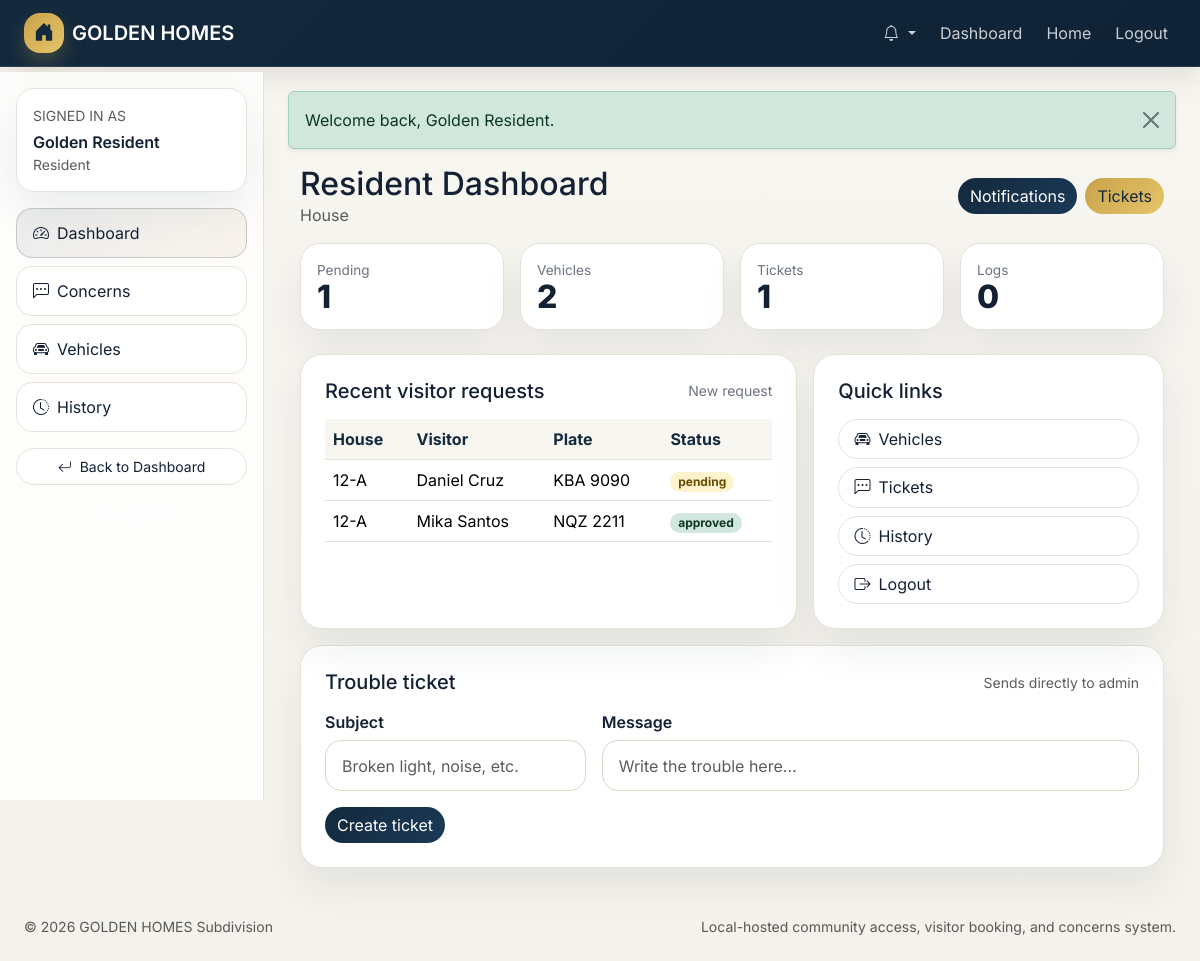
The page /resident/dashboard.php (signed in) on the database its author committed.
### tables this page shows
CREATE TABLE visitor_requests (
    id BIGINT UNSIGNED AUTO_INCREMENT PRIMARY KEY,
    resident_id BIGINT UNSIGNED NOT NULL,
    house_number VARCHAR(50) NOT NULL,
    visitor_name VARCHAR(150) NOT NULL,
    contact_number VARCHAR(30) NULL,
    plate_number VARCHAR(30) NOT NULL,
    vehicle_type ENUM('car', 'motorcycle', 'truck', 'other') NOT NULL DEFAULT 'other',
    purpose_of_visit VARCHAR(255) NOT NULL,
    government_id_type VARCHAR(100) NULL,
    government_id_number VARCHAR(100) NULL,
    status ENUM('pending', 'approved', 'rejected', 'expired', 'cancelled') NOT NULL DEFAULT 'pending',
    requested_visit_date DATE NULL,
    requested_arrival_time TIME NULL,
    requested_departure_time TIME NULL,
    approved_by BIGINT UNSIGNED NULL,
    approved_at DATETIME NULL,
    rejected_by BIGINT UNSIGNED NULL,
    rejected_at DATETIME NULL,
    rejection_reason VARCHAR(255) NULL,
    qr_reference VARCHAR(120) NULL UNIQUE,
    created_at TIMESTAMP DEFAULT CURRENT_TIMESTAMP,
    updated_at TIMESTAMP DEFAULT CURRENT_TIMESTAMP ON UPDATE CURRENT_TIMESTAMP,
    CONSTRAINT fk_visitor_requests_resident FOREIGN KEY (resident_id) REFERENCES residents(id) ON DELETE CASCADE,
    CONSTRAINT fk_visitor_requests_approved_by FOREIGN KEY (approved_by) REFERENCES users(id) ON DELETE SET NULL,
    CONSTRAINT fk_visitor_requests_rejected_by FOREIGN KEY (rejected_by) REFERENCES users(id) ON DELETE SET NULL
);

### includes/db.php (called while the page is built, shortened)
<?php
function db(): PDO
{
    static $pdo = null;
    if ($pdo instanceof PDO) {
        return $pdo;
    }
    $dsn = sprintf('mysql:host=%s;port=%s;dbname=%s;charset=utf8mb4', DB_HOST, DB_PORT, DB_NAME);
    try {
        $pdo = new PDO($dsn, DB_USER, DB_PASS, [
            PDO::ATTR_ERRMODE => PDO::ERRMODE_EXCEPTION,
            PDO::ATTR_DEFAULT_FETCH_MODE => PDO::FETCH_ASSOC,
            PDO::ATTR_EMULATE_PREPARES => false,
        ]);
    } catch (Throwable $e) {
        http_response_code(500);
        echo '<h1>Database connection failed</h1>';
        echo '<p>Check XAMPP MySQL and your <code>includes/config.php</code> database settings.</p>';
        echo '<pre>' . htmlspecialchars($e->getMessage()) . '</pre>';
        exit;
    }
    return $pdo;
}

### resident/dashboard.php (the view, shortened to what this page needs)
<?php
require_once __DIR__ . '/../includes/functions.php';
$user = current_user();
$stats = role_page_counts($user);
$resident = resident_record((int)$user['id']);
$rid = $resident['id'] ?? 0;
$stmt = db()->prepare("SELECT * FROM visitor_requests WHERE resident_id = ? ORDER BY created_at DESC LIMIT 5");
$stmt->execute([$rid]);
$requests = $stmt->fetchAll();
require_once __DIR__ . '/../includes/header.php';
?>
<div class="container-fluid">
    <div class="d-flex justify-content-between align-items-center flex-wrap gap-2 mb-3">
        <div>
            <h2 class="mb-0">Resident Dashboard</h2>
            <div class="text-muted">House <?= e($user['house'] ?? '') ?></div>
        </div>
        <div class="d-flex gap-2">
            <a class="btn gh-primary rounded-pill" href="<?= e(url('notifications.php')) ?>">Notifications</a>
            <a class="btn gh-gold rounded-pill" href="<?= e(url('resident/concerns.php')) ?>">Tickets</a>
        </div>
    </div>
    <div class="row g-3 mb-4">
        <div class="col-md-3 col-6"><div class="gh-stat"><div class="label">Pending</div><div class="value"><?= (int)$stats['pending'] ?></div></div></div>
        <div class="col-md-3 col-6"><div class="gh-stat"><div class="label">Vehicles</div><div class="value"><?= (int)$stats['vehicles'] ?></div></div></div>
        <div class="col-md-3 col-6"><div class="gh-stat"><div class="label">Tickets</div><div class="value"><?= (int)$stats['concerns'] ?></div></div></div>
        <div class="col-md-3 col-6"><div class="gh-stat"><div class="label">Logs</div><div class="value"><?= (int)$stats['logs'] ?></div></div></div>
    </div>
    <div class="row g-3">
        <div class="col-lg-7">
            <div class="gh-card p-4 h-100">
                <div class="d-flex justify-content-between align-items-center mb-3">
                    <h5 class="mb-0">Recent visitor requests</h5>
                    <a class="small" href="<?= e(url('visitor/register.php')) ?>">New request</a>
                </div>
                <div class="table-responsive">
                    <table class="table gh-table align-middle">
                        <thead><tr><th>House</th><th>Visitor</th><th>Plate</th><th>Status</th></tr></thead>
                        <tbody>
                            <?php foreach ($requests as $row): ?>
                            <tr>
                                <td><?= e($row['house_number']) ?></td>
                                <td><?= e($row['visitor_name']) ?></td>
                                <td><?= e($row['plate_number']) ?></td>
                                <td><span class="badge rounded-pill <?= e(badge_class($row['status'])) ?>"><?= e($row['status']) ?></span></td>
                            </tr>
                            <?php endforeach; ?>
                        </tbody>
                    </table>
                </div>
            </div>
        </div>
        <div class="col-lg-5">
            <div class="gh-card p-4 h-100">
                <h5 class="mb-3">Quick links</h5>
                <div class="d-grid gap-2">
                    <a class="btn gh-btn-soft text-start" href="<?= e(url('resident/vehicles.php')) ?>"><i class="bi bi-car-front me-2"></i>Vehicles</a>
                    <a class="btn gh-btn-soft text-start" href="<?= e(url('resident/concerns.php')) ?>"><i class="bi bi-chat-left-dots me-2"></i>Tickets</a>
                    <a class="btn gh-btn-soft text-start" href="<?= e(url('resident/history.php')) ?>"><i class="bi bi-clock-history me-2"></i>History</a>
                    <a class="btn gh-btn-soft text-start" href="<?= e(url('logout.php')) ?>"><i class="bi bi-box-arrow-right me-2"></i>Logout</a>
                </div>
            </div>
        </div>
    </div>
    <div class="gh-card p-4 mt-3">
        <div class="d-flex justify-content-between align-items-center mb-3">
            <h5 class="mb-0">Trouble ticket</h5>
            <span class="small text-muted">Sends directly to admin</span>
        </div>
        <form method="post" class="row g-3">
            <div class="col-md-4">
                <label>Subject</label>
                <input class="form-control" name="ticket_subject" placeholder="Broken light, noise, etc." required>
            </div>
            <div class="col-md-8">
                <label>Message</label>
                <input class="form-control" name="ticket_message" placeholder="Write the trouble here..." required>
            </div>
            <div class="col-12">
                <button class="btn gh-primary rounded-pill" type="submit">Create ticket</button>
            </div>
        </form>
    </div>
</div>
<?php require_once __DIR__ . '/../includes/footer.php'; ?>

### rows shown on the page
visitor_requests: house_number "12-A", visitor_name "Daniel Cruz", plate_number "KBA 9090", status "pending"
visitor_requests: house_number "12-A", visitor_name "Mika Santos", plate_number "NQZ 2211", status "approved"

### other values the page prints
APP_SHORT "GOLDEN HOMES"
$user['name'] "Golden Resident"
$role "Resident"
$item['label'] "Dashboard"
$item['label'] "Concerns"
$item['label'] "Vehicles"
$item['label'] "History"
$flash['message'] "Welcome back, Golden Resident."
$stats['pending'] "1"
$stats['vehicles'] "2"
$stats['concerns'] "1"
$stats['logs'] "0"
APP_NAME "GOLDEN HOMES Subdivision"
